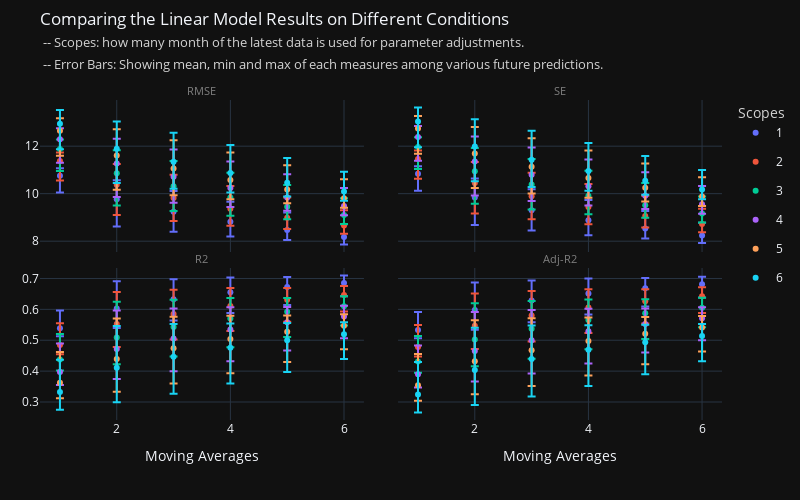
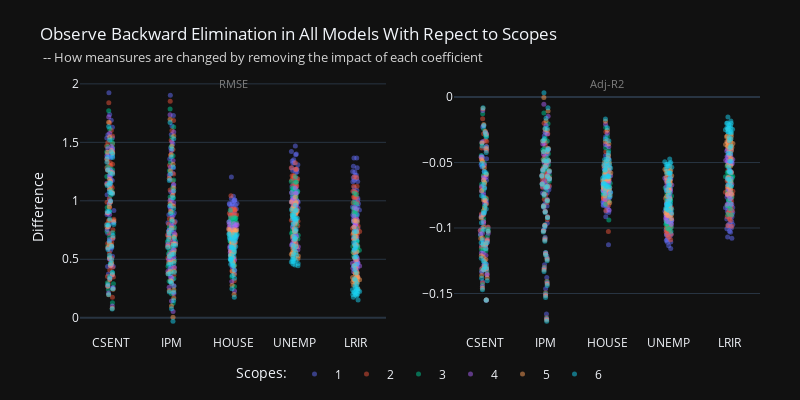
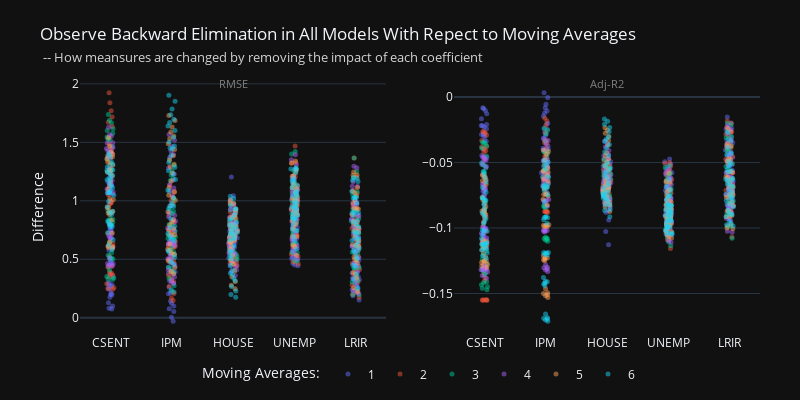

Notebook code cell kept with these figures, in order:
### Markdown cell above
### Multiple linear Regression
- Applying different scopes for parameter adjustments; [1,2,3,4,5,6]
- Feature selection by backward elimination for whole models.

### Code cell
fig1_1, fig1_2, fig1_3 = PA.linear_reg(scopes=[1,2,3,4,5,6], model_name='Linear')

fig1_1.show()
fig1_2.show()
fig1_3.show()

### Figure 1 — Plotly figure (JSON) as saved in the notebook; plotly's stock layout.template omitted (floating-point values rounded to 4 significant figures)
{"data": [{"error_y": {"array": [0.318, 0.7925, 0.8715, 0.8448, 0.7317, 0.537], "arrayminus": [0.7047, 1.149, 0.8465, 0.624, 0.4227, 0.312]}, "hovertemplate": "SC=1<br>MA=%{x}<br>RMSE_mean=%{y}<extra></extra>", "legendgroup": "1", "marker": {"color": "#636efa", "symbol": "circle"}, "mode": "markers", "name": "1", "orientation": "v", "showlegend": true, "type": "scatter", "x": [1, 2, 3, 4, 5, 6], "xaxis": "x", "y": [10.76, 9.768, 9.238, 8.817, 8.475, 8.176], "yaxis": "y"}, {"error_y": {"array": [0.3575, 0.8808, 0.9793, 0.9611, 0.8438, 0.6347], "arrayminus": [0.8257, 1.273, 0.9639, 0.7113, 0.4723, 0.3513]}, "hovertemplate": "SC=2<br>MA=%{x}<br>RMSE_mean=%{y}<extra></extra>", "legendgroup": "2", "marker": {"color": "#EF553B", "symbol": "circle"}, "mode": "markers", "name": "2", "orientation": "v", "showlegend": true, "type": "scatter", "x": [1, 2, 3, 4, 5, 6], "xaxis": "x", "y": [11.38, 10.37, 9.818, 9.365, 8.99, 8.663], "yaxis": "y"}, {"error_y": {"array": [0.4043, 0.9689, 1.069, 1.046, 0.9224, 0.705], "arrayminus": [0.9186, 1.36, 1.042, 0.7685, 0.521, 0.3775]}, "hovertemplate": "SC=3<br>MA=%{x}<br>RMSE_mean=%{y}<extra></extra>", "legendgroup": "3", "marker": {"color": "#00cc96", "symbol": "circle"}, "mode": "markers", "name": "3", "orientation": "v", "showlegend": true, "type": "scatter", "x": [1, 2, 3, 4, 5, 6], "xaxis": "x", "y": [11.88, 10.86, 10.31, 9.839, 9.446, 9.102], "yaxis": "y"}, {"error_y": {"array": [0.4633, 1.046, 1.14, 1.111, 0.9814, 0.7608], "arrayminus": [0.9948, 1.414, 1.095, 0.8041, 0.5546, 0.3919]}, "hovertemplate": "SC=4<br>MA=%{x}<br>RMSE_mean=%{y}<extra></extra>", "legendgroup": "4", "marker": {"color": "#ab63fa", "symbol": "circle"}, "mode": "markers", "name": "4", "orientation": "v", "showlegend": true, "type": "scatter", "x": [1, 2, 3, 4, 5, 6], "xaxis": "x", "y": [12.3, 11.27, 10.71, 10.24, 9.836, 9.48], "yaxis": "y"}, {"error_y": {"array": [0.5258, 1.103, 1.188, 1.153, 1.021, 0.7996], "arrayminus": [1.046, 1.44, 1.124, 0.818, 0.5719, 0.3984]}, "hovertemplate": "SC=5<br>MA=%{x}<br>RMSE_mean=%{y}<extra></extra>", "legendgroup": "5", "marker": {"color": "#FFA15A", "symbol": "circle"}, "mode": "markers", "name": "5", "orientation": "v", "showlegend": true, "type": "scatter", "x": [1, 2, 3, 4, 5, 6], "xaxis": "x", "y": [12.65, 11.61, 11.06, 10.58, 10.17, 9.808], "yaxis": "y"}, {"error_y": {"array": [0.5824, 1.14, 1.215, 1.174, 1.043, 0.8243], "arrayminus": [1.07, 1.45, 1.141, 0.823, 0.5842, 0.398]}, "hovertemplate": "SC=6<br>MA=%{x}<br>RMSE_mean=%{y}<extra></extra>", "legendgroup": "6", "marker": {"color": "#19d3f3", "symbol": "circle"}, "mode": "markers", "name": "6", "orientation": "v", "showlegend": true, "type": "scatter", "x": [1, 2, 3, 4, 5, 6], "xaxis": "x", "y": [12.94, 11.9, 11.34, 10.87, 10.46, 10.1], "yaxis": "y"}, {"error_y": {"array": [0.3208, 0.7988, 0.8784, 0.8515, 0.7376, 0.5414], "arrayminus": [0.7103, 1.158, 0.8532, 0.6289, 0.4259, 0.3144]}, "hovertemplate": "SC=1<br>MA=%{x}<br>SE_mean=%{y}<extra></extra>", "legendgroup": "1", "marker": {"color": "#636efa", "symbol": "circle"}, "mode": "markers", "name": "1", "orientation": "v", "showlegend": false, "type": "scatter", "x": [1, 2, 3, 4, 5, 6], "xaxis": "x2", "y": [10.83, 9.84, 9.307, 8.882, 8.538, 8.237], "yaxis": "y2"}, {"error_y": {"array": [0.3607, 0.8878, 0.987, 0.9687, 0.8506, 0.6398], "arrayminus": [0.8322, 1.283, 0.9714, 0.7168, 0.4761, 0.354]}, "hovertemplate": "SC=2<br>MA=%{x}<br>SE_mean=%{y}<extra></extra>", "legendgroup": "2", "marker": {"color": "#EF553B", "symbol": "circle"}, "mode": "markers", "name": "2", "orientation": "v", "showlegend": false, "type": "scatter", "x": [1, 2, 3, 4, 5, 6], "xaxis": "x2", "y": [11.46, 10.45, 9.891, 9.435, 9.057, 8.728], "yaxis": "y2"}, {"error_y": {"array": [0.4078, 0.9766, 1.078, 1.054, 0.9298, 0.7107], "arrayminus": [0.9259, 1.37, 1.05, 0.7745, 0.5251, 0.3804]}, "hovertemplate": "SC=3<br>MA=%{x}<br>SE_mean=%{y}<extra></extra>", "legendgroup": "3", "marker": {"color": "#00cc96", "symbol": "circle"}, "mode": "markers", "name": "3", "orientation": "v", "showlegend": false, "type": "scatter", "x": [1, 2, 3, 4, 5, 6], "xaxis": "x2", "y": [11.96, 10.94, 10.38, 9.912, 9.516, 9.17], "yaxis": "y2"}, {"error_y": {"array": [0.4673, 1.054, 1.149, 1.12, 0.9892, 0.7669], "arrayminus": [1.003, 1.425, 1.104, 0.8103, 0.559, 0.3949]}, "hovertemplate": "SC=4<br>MA=%{x}<br>SE_mean=%{y}<extra></extra>", "legendgroup": "4", "marker": {"color": "#ab63fa", "symbol": "circle"}, "mode": "markers", "name": "4", "orientation": "v", "showlegend": false, "type": "scatter", "x": [1, 2, 3, 4, 5, 6], "xaxis": "x2", "y": [12.39, 11.35, 10.79, 10.32, 9.909, 9.551], "yaxis": "y2"}, {"error_y": {"array": [0.5303, 1.112, 1.197, 1.162, 1.029, 0.8061], "arrayminus": [1.054, 1.451, 1.133, 0.8244, 0.5765, 0.4015]}, "hovertemplate": "SC=5<br>MA=%{x}<br>SE_mean=%{y}<extra></extra>", "legendgroup": "5", "marker": {"color": "#FFA15A", "symbol": "circle"}, "mode": "markers", "name": "5", "orientation": "v", "showlegend": false, "type": "scatter", "x": [1, 2, 3, 4, 5, 6], "xaxis": "x2", "y": [12.74, 11.69, 11.14, 10.66, 10.25, 9.881], "yaxis": "y2"}, {"error_y": {"array": [0.5872, 1.149, 1.224, 1.183, 1.052, 0.8309], "arrayminus": [1.079, 1.461, 1.15, 0.8294, 0.5888, 0.4011]}, "hovertemplate": "SC=6<br>MA=%{x}<br>SE_mean=%{y}<extra></extra>", "legendgroup": "6", "marker": {"color": "#19d3f3", "symbol": "circle"}, "mode": "markers", "name": "6", "orientation": "v", "showlegend": false, "type": "scatter", "x": [1, 2, 3, 4, 5, 6], "xaxis": "x2", "y": [13.04, 11.98, 11.43, 10.95, 10.54, 10.17], "yaxis": "y2"}, {"error_y": {"array": [0.05687, 0.08798, 0.06446, 0.04785, 0.0329, 0.02417], "arrayminus": [0.02644, 0.06321, 0.06954, 0.06733, 0.05812, 0.04245]}, "hovertemplate": "SC=1<br>MA=%{x}<br>R2_mean=%{y}<extra></extra>", "legendgroup": "1", "marker": {"color": "#636efa", "symbol": "circle"}, "mode": "markers", "name": "1", "orientation": "v", "showlegend": false, "type": "scatter", "x": [1, 2, 3, 4, 5, 6], "xaxis": "x3", "y": [0.5391, 0.6031, 0.6331, 0.6556, 0.6721, 0.6852], "yaxis": "y3"}, {"error_y": {"array": [0.07053, 0.1035, 0.07797, 0.05794, 0.03863, 0.02885], "arrayminus": [0.02995, 0.07467, 0.08317, 0.08152, 0.07127, 0.05329]}, "hovertemplate": "SC=2<br>MA=%{x}<br>R2_mean=%{y}<extra></extra>", "legendgroup": "2", "marker": {"color": "#EF553B", "symbol": "circle"}, "mode": "markers", "name": "2", "orientation": "v", "showlegend": false, "type": "scatter", "x": [1, 2, 3, 4, 5, 6], "xaxis": "x3", "y": [0.4844, 0.5524, 0.5854, 0.6112, 0.6308, 0.6465], "yaxis": "y3"}, {"error_y": {"array": [0.08197, 0.1157, 0.08849, 0.06579, 0.04476, 0.03259], "arrayminus": [0.03596, 0.08627, 0.09552, 0.09332, 0.08196, 0.06228]}, "hovertemplate": "SC=3<br>MA=%{x}<br>R2_mean=%{y}<extra></extra>", "legendgroup": "3", "marker": {"color": "#00cc96", "symbol": "circle"}, "mode": "markers", "name": "3", "orientation": "v", "showlegend": false, "type": "scatter", "x": [1, 2, 3, 4, 5, 6], "xaxis": "x3", "y": [0.4379, 0.5089, 0.5428, 0.5707, 0.5923, 0.6097], "yaxis": "y3"}, {"error_y": {"array": [0.09195, 0.1249, 0.09664, 0.07167, 0.04962, 0.0353], "arrayminus": [0.04264, 0.09688, 0.1061, 0.1033, 0.09086, 0.07006]}, "hovertemplate": "SC=4<br>MA=%{x}<br>R2_mean=%{y}<extra></extra>", "legendgroup": "4", "marker": {"color": "#ab63fa", "symbol": "circle"}, "mode": "markers", "name": "4", "orientation": "v", "showlegend": false, "type": "scatter", "x": [1, 2, 3, 4, 5, 6], "xaxis": "x3", "y": [0.3973, 0.4713, 0.506, 0.535, 0.5579, 0.5766], "yaxis": "y3"}, {"error_y": {"array": [0.09948, 0.1311, 0.1024, 0.0754, 0.05294, 0.03719], "arrayminus": [0.04998, 0.1056, 0.1142, 0.1107, 0.09772, 0.07621]}, "hovertemplate": "SC=5<br>MA=%{x}<br>R2_mean=%{y}<extra></extra>", "legendgroup": "5", "marker": {"color": "#FFA15A", "symbol": "circle"}, "mode": "markers", "name": "5", "orientation": "v", "showlegend": false, "type": "scatter", "x": [1, 2, 3, 4, 5, 6], "xaxis": "x3", "y": [0.3624, 0.439, 0.4741, 0.5037, 0.5273, 0.5467], "yaxis": "y3"}, {"error_y": {"array": [0.1042, 0.1353, 0.1066, 0.07798, 0.05562, 0.0383], "arrayminus": [0.05703, 0.1119, 0.1198, 0.1158, 0.1027, 0.08087]}, "hovertemplate": "SC=6<br>MA=%{x}<br>R2_mean=%{y}<extra></extra>", "legendgroup": "6", "marker": {"color": "#19d3f3", "symbol": "circle"}, "mode": "markers", "name": "6", "orientation": "v", "showlegend": false, "type": "scatter", "x": [1, 2, 3, 4, 5, 6], "xaxis": "x3", "y": [0.3322, 0.411, 0.4463, 0.476, 0.4999, 0.5198], "yaxis": "y3"}, {"error_y": {"array": [0.0576, 0.08909, 0.06529, 0.04846, 0.03332, 0.02447], "arrayminus": [0.02677, 0.06402, 0.07043, 0.06819, 0.05887, 0.043]}, "hovertemplate": "SC=1<br>MA=%{x}<br>Adj-R2_mean=%{y}<extra></extra>", "legendgroup": "1", "marker": {"color": "#636efa", "symbol": "circle"}, "mode": "markers", "name": "1", "orientation": "v", "showlegend": false, "type": "scatter", "x": [1, 2, 3, 4, 5, 6], "xaxis": "x4", "y": [0.5335, 0.5983, 0.6286, 0.6513, 0.668, 0.6813], "yaxis": "y4"}, {"error_y": {"array": [0.07143, 0.1048, 0.07896, 0.05867, 0.03913, 0.02922], "arrayminus": [0.03036, 0.07562, 0.08423, 0.08256, 0.07219, 0.05398]}, "hovertemplate": "SC=2<br>MA=%{x}<br>Adj-R2_mean=%{y}<extra></extra>", "legendgroup": "2", "marker": {"color": "#EF553B", "symbol": "circle"}, "mode": "markers", "name": "2", "orientation": "v", "showlegend": false, "type": "scatter", "x": [1, 2, 3, 4, 5, 6], "xaxis": "x4", "y": [0.4781, 0.5469, 0.5802, 0.6064, 0.6262, 0.6421], "yaxis": "y4"}, {"error_y": {"array": [0.08301, 0.1172, 0.08961, 0.06662, 0.04533, 0.03301], "arrayminus": [0.03643, 0.08737, 0.09674, 0.09452, 0.08301, 0.06309]}, "hovertemplate": "SC=3<br>MA=%{x}<br>Adj-R2_mean=%{y}<extra></extra>", "legendgroup": "3", "marker": {"color": "#00cc96", "symbol": "circle"}, "mode": "markers", "name": "3", "orientation": "v", "showlegend": false, "type": "scatter", "x": [1, 2, 3, 4, 5, 6], "xaxis": "x4", "y": [0.431, 0.5028, 0.5371, 0.5653, 0.5873, 0.6049], "yaxis": "y4"}, {"error_y": {"array": [0.09312, 0.1264, 0.09787, 0.07258, 0.05026, 0.03575], "arrayminus": [0.04319, 0.09812, 0.1074, 0.1046, 0.09202, 0.07097]}, "hovertemplate": "SC=4<br>MA=%{x}<br>Adj-R2_mean=%{y}<extra></extra>", "legendgroup": "4", "marker": {"color": "#ab63fa", "symbol": "circle"}, "mode": "markers", "name": "4", "orientation": "v", "showlegend": false, "type": "scatter", "x": [1, 2, 3, 4, 5, 6], "xaxis": "x4", "y": [0.3899, 0.4648, 0.4998, 0.5292, 0.5524, 0.5713], "yaxis": "y4"}, {"error_y": {"array": [0.1007, 0.1328, 0.1037, 0.07635, 0.05362, 0.03766], "arrayminus": [0.05064, 0.1069, 0.1156, 0.1121, 0.09898, 0.0772]}, "hovertemplate": "SC=5<br>MA=%{x}<br>Adj-R2_mean=%{y}<extra></extra>", "legendgroup": "5", "marker": {"color": "#FFA15A", "symbol": "circle"}, "mode": "markers", "name": "5", "orientation": "v", "showlegend": false, "type": "scatter", "x": [1, 2, 3, 4, 5, 6], "xaxis": "x4", "y": [0.3546, 0.4321, 0.4675, 0.4975, 0.5214, 0.5411], "yaxis": "y4"}, {"error_y": {"array": [0.1055, 0.1371, 0.108, 0.07897, 0.05633, 0.03879], "arrayminus": [0.05778, 0.1133, 0.1213, 0.1173, 0.1041, 0.08191]}, "hovertemplate": "SC=6<br>MA=%{x}<br>Adj-R2_mean=%{y}<extra></extra>", "legendgroup": "6", "marker": {"color": "#19d3f3", "symbol": "circle"}, "mode": "markers", "name": "6", "orientation": "v", "showlegend": false, "type": "scatter", "x": [1, 2, 3, 4, 5, 6], "xaxis": "x4", "y": [0.3241, 0.4037, 0.4394, 0.4695, 0.4937, 0.5138], "yaxis": "y4"}], "layout": {"annotations": [{"font": {"color": "grey", "size": 11}, "showarrow": false, "text": "RMSE", "x": 0.2375, "xanchor": "center", "xref": "paper", "y": 1, "yanchor": "bottom", "yref": "paper"}, {"font": {"color": "grey", "size": 11}, "showarrow": false, "text": "SE", "x": 0.7625, "xanchor": "center", "xref": "paper", "y": 1, "yanchor": "bottom", "yref": "paper"}, {"font": {"color": "grey", "size": 11}, "showarrow": false, "text": "R2", "x": 0.2375, "xanchor": "center", "xref": "paper", "y": 0.475, "yanchor": "bottom", "yref": "paper"}, {"font": {"color": "grey", "size": 11}, "showarrow": false, "text": "Adj-R2", "x": 0.7625, "xanchor": "center", "xref": "paper", "y": 0.475, "yanchor": "bottom", "yref": "paper"}], "height": 500, "legend": {"title": {"font": {"color": "lightgrey"}, "text": "Scopes"}}, "margin": {"l": 40, "r": 40, "t": 100}, "title": {"text": "Comparing the Linear Model Results on Different Conditions<br><span style=\"font-size: 12.5px; color: lightgrey;\"> -- Scopes: how many month of the latest data is used for parameter adjustments.</span><br><span style=\"font-size: 12.5px; color: lightgrey;\"> -- Error Bars: Showing mean, min and max of each measures among various future predictions.</span>", "y": 0.95, "yanchor": "top"}, "width": 800, "xaxis": {"anchor": "y", "domain": [0, 0.475], "matches": "x3", "showticklabels": false}, "xaxis2": {"anchor": "y2", "domain": [0.525, 1], "matches": "x4", "showticklabels": false}, "xaxis3": {"anchor": "y3", "domain": [0, 0.475], "title": {"text": "Moving Averages"}}, "xaxis4": {"anchor": "y4", "domain": [0.525, 1], "title": {"text": "Moving Averages"}}, "yaxis": {"anchor": "x", "domain": [0.525, 1]}, "yaxis2": {"anchor": "x2", "domain": [0.525, 1], "matches": "y", "showticklabels": false}, "yaxis3": {"anchor": "x3", "domain": [0, 0.475]}, "yaxis4": {"anchor": "x4", "domain": [0, 0.475], "matches": "y3", "showticklabels": false}}}

### Figure 2 — Plotly figure (JSON) as saved in the notebook; plotly's stock layout.template omitted (floating-point values rounded to 4 significant figures; data arrays with more than 128 entries replaced by an {"elided": "..."} marker saying what was removed)
{"data": [{"alignmentgroup": "True", "boxpoints": "all", "fillcolor": "rgba(255,255,255,0)", "hoveron": "points", "hovertemplate": "sc=1<br>theta=%{x}<br>diff=%{y}<extra></extra>", "legendgroup": "1", "line": {"color": "rgba(255,255,255,0)"}, "marker": {"color": "#636efa", "opacity": 0.5, "size": 5}, "name": "1", "offsetgroup": "1", "orientation": "v", "pointpos": 0, "showlegend": true, "type": "box", "x": {"elided": "180 str values"}, "x0": " ", "xaxis": "x", "y": {"elided": "180 float values"}, "y0": " ", "yaxis": "y"}, {"alignmentgroup": "True", "boxpoints": "all", "fillcolor": "rgba(255,255,255,0)", "hoveron": "points", "hovertemplate": "sc=1<br>theta=%{x}<br>diff=%{y}<extra></extra>", "legendgroup": "1", "line": {"color": "rgba(255,255,255,0)"}, "marker": {"color": "#636efa", "opacity": 0.5, "size": 5}, "name": "1", "offsetgroup": "1", "orientation": "v", "pointpos": 0, "showlegend": false, "type": "box", "x": {"elided": "180 str values"}, "x0": " ", "xaxis": "x2", "y": {"elided": "180 float values"}, "y0": " ", "yaxis": "y2"}, {"alignmentgroup": "True", "boxpoints": "all", "fillcolor": "rgba(255,255,255,0)", "hoveron": "points", "hovertemplate": "sc=2<br>theta=%{x}<br>diff=%{y}<extra></extra>", "legendgroup": "2", "line": {"color": "rgba(255,255,255,0)"}, "marker": {"color": "#EF553B", "opacity": 0.5, "size": 5}, "name": "2", "offsetgroup": "2", "orientation": "v", "pointpos": 0, "showlegend": true, "type": "box", "x": {"elided": "180 str values"}, "x0": " ", "xaxis": "x", "y": {"elided": "180 float values"}, "y0": " ", "yaxis": "y"}, {"alignmentgroup": "True", "boxpoints": "all", "fillcolor": "rgba(255,255,255,0)", "hoveron": "points", "hovertemplate": "sc=2<br>theta=%{x}<br>diff=%{y}<extra></extra>", "legendgroup": "2", "line": {"color": "rgba(255,255,255,0)"}, "marker": {"color": "#EF553B", "opacity": 0.5, "size": 5}, "name": "2", "offsetgroup": "2", "orientation": "v", "pointpos": 0, "showlegend": false, "type": "box", "x": {"elided": "180 str values"}, "x0": " ", "xaxis": "x2", "y": {"elided": "180 float values"}, "y0": " ", "yaxis": "y2"}, {"alignmentgroup": "True", "boxpoints": "all", "fillcolor": "rgba(255,255,255,0)", "hoveron": "points", "hovertemplate": "sc=3<br>theta=%{x}<br>diff=%{y}<extra></extra>", "legendgroup": "3", "line": {"color": "rgba(255,255,255,0)"}, "marker": {"color": "#00cc96", "opacity": 0.5, "size": 5}, "name": "3", "offsetgroup": "3", "orientation": "v", "pointpos": 0, "showlegend": true, "type": "box", "x": {"elided": "180 str values"}, "x0": " ", "xaxis": "x", "y": {"elided": "180 float values"}, "y0": " ", "yaxis": "y"}, {"alignmentgroup": "True", "boxpoints": "all", "fillcolor": "rgba(255,255,255,0)", "hoveron": "points", "hovertemplate": "sc=3<br>theta=%{x}<br>diff=%{y}<extra></extra>", "legendgroup": "3", "line": {"color": "rgba(255,255,255,0)"}, "marker": {"color": "#00cc96", "opacity": 0.5, "size": 5}, "name": "3", "offsetgroup": "3", "orientation": "v", "pointpos": 0, "showlegend": false, "type": "box", "x": {"elided": "180 str values"}, "x0": " ", "xaxis": "x2", "y": {"elided": "180 float values"}, "y0": " ", "yaxis": "y2"}, {"alignmentgroup": "True", "boxpoints": "all", "fillcolor": "rgba(255,255,255,0)", "hoveron": "points", "hovertemplate": "sc=4<br>theta=%{x}<br>diff=%{y}<extra></extra>", "legendgroup": "4", "line": {"color": "rgba(255,255,255,0)"}, "marker": {"color": "#ab63fa", "opacity": 0.5, "size": 5}, "name": "4", "offsetgroup": "4", "orientation": "v", "pointpos": 0, "showlegend": true, "type": "box", "x": {"elided": "180 str values"}, "x0": " ", "xaxis": "x", "y": {"elided": "180 float values"}, "y0": " ", "yaxis": "y"}, {"alignmentgroup": "True", "boxpoints": "all", "fillcolor": "rgba(255,255,255,0)", "hoveron": "points", "hovertemplate": "sc=4<br>theta=%{x}<br>diff=%{y}<extra></extra>", "legendgroup": "4", "line": {"color": "rgba(255,255,255,0)"}, "marker": {"color": "#ab63fa", "opacity": 0.5, "size": 5}, "name": "4", "offsetgroup": "4", "orientation": "v", "pointpos": 0, "showlegend": false, "type": "box", "x": {"elided": "180 str values"}, "x0": " ", "xaxis": "x2", "y": {"elided": "180 float values"}, "y0": " ", "yaxis": "y2"}, {"alignmentgroup": "True", "boxpoints": "all", "fillcolor": "rgba(255,255,255,0)", "hoveron": "points", "hovertemplate": "sc=5<br>theta=%{x}<br>diff=%{y}<extra></extra>", "legendgroup": "5", "line": {"color": "rgba(255,255,255,0)"}, "marker": {"color": "#FFA15A", "opacity": 0.5, "size": 5}, "name": "5", "offsetgroup": "5", "orientation": "v", "pointpos": 0, "showlegend": true, "type": "box", "x": {"elided": "180 str values"}, "x0": " ", "xaxis": "x", "y": {"elided": "180 float values"}, "y0": " ", "yaxis": "y"}, {"alignmentgroup": "True", "boxpoints": "all", "fillcolor": "rgba(255,255,255,0)", "hoveron": "points", "hovertemplate": "sc=5<br>theta=%{x}<br>diff=%{y}<extra></extra>", "legendgroup": "5", "line": {"color": "rgba(255,255,255,0)"}, "marker": {"color": "#FFA15A", "opacity": 0.5, "size": 5}, "name": "5", "offsetgroup": "5", "orientation": "v", "pointpos": 0, "showlegend": false, "type": "box", "x": {"elided": "180 str values"}, "x0": " ", "xaxis": "x2", "y": {"elided": "180 float values"}, "y0": " ", "yaxis": "y2"}, {"alignmentgroup": "True", "boxpoints": "all", "fillcolor": "rgba(255,255,255,0)", "hoveron": "points", "hovertemplate": "sc=6<br>theta=%{x}<br>diff=%{y}<extra></extra>", "legendgroup": "6", "line": {"color": "rgba(255,255,255,0)"}, "marker": {"color": "#19d3f3", "opacity": 0.5, "size": 5}, "name": "6", "offsetgroup": "6", "orientation": "v", "pointpos": 0, "showlegend": true, "type": "box", "x": {"elided": "180 str values"}, "x0": " ", "xaxis": "x", "y": {"elided": "180 float values"}, "y0": " ", "yaxis": "y"}, {"alignmentgroup": "True", "boxpoints": "all", "fillcolor": "rgba(255,255,255,0)", "hoveron": "points", "hovertemplate": "sc=6<br>theta=%{x}<br>diff=%{y}<extra></extra>", "legendgroup": "6", "line": {"color": "rgba(255,255,255,0)"}, "marker": {"color": "#19d3f3", "opacity": 0.5, "size": 5}, "name": "6", "offsetgroup": "6", "orientation": "v", "pointpos": 0, "showlegend": false, "type": "box", "x": {"elided": "180 str values"}, "x0": " ", "xaxis": "x2", "y": {"elided": "180 float values"}, "y0": " ", "yaxis": "y2"}], "layout": {"annotations": [{"font": {"color": "grey", "size": 11}, "showarrow": false, "text": "RMSE", "x": 0.225, "xanchor": "center", "xref": "paper", "y": 0.95, "yanchor": "bottom", "yref": "paper"}, {"font": {"color": "grey", "size": 11}, "showarrow": false, "text": "Adj-R2", "x": 0.775, "xanchor": "center", "xref": "paper", "y": 0.95, "yanchor": "bottom", "yref": "paper"}], "height": 400, "legend": {"orientation": "h", "title": {"text": "Scopes:"}, "x": 0.5, "xanchor": "center", "y": -0.1, "yanchor": "top"}, "margin": {"b": 60, "l": 80, "r": 40, "t": 80}, "title": {"text": "Observe Backward Elimination in All Models With Repect to Scopes<br><span style=\"font-size: 12.5px; color: lightgrey;\"> -- How meansures are changed by removing the impact of each coefficient</span>"}, "width": 800, "xaxis": {"anchor": "y", "domain": [0, 0.45]}, "xaxis2": {"anchor": "y2", "domain": [0.55, 1]}, "yaxis": {"anchor": "x", "domain": [0, 1], "title": {"text": "Difference"}}, "yaxis2": {"anchor": "x2", "domain": [0, 1]}}}

### Figure 3 — Plotly figure (JSON) as saved in the notebook; plotly's stock layout.template omitted (floating-point values rounded to 4 significant figures; data arrays with more than 128 entries replaced by an {"elided": "..."} marker saying what was removed)
{"data": [{"alignmentgroup": "True", "boxpoints": "all", "fillcolor": "rgba(255,255,255,0)", "hoveron": "points", "hovertemplate": "ma=1<br>theta=%{x}<br>diff=%{y}<extra></extra>", "legendgroup": "1", "line": {"color": "rgba(255,255,255,0)"}, "marker": {"color": "#636efa", "opacity": 0.5, "size": 5}, "name": "1", "offsetgroup": "1", "orientation": "v", "pointpos": 0, "showlegend": true, "type": "box", "x": {"elided": "180 str values"}, "x0": " ", "xaxis": "x", "y": {"elided": "180 float values"}, "y0": " ", "yaxis": "y"}, {"alignmentgroup": "True", "boxpoints": "all", "fillcolor": "rgba(255,255,255,0)", "hoveron": "points", "hovertemplate": "ma=1<br>theta=%{x}<br>diff=%{y}<extra></extra>", "legendgroup": "1", "line": {"color": "rgba(255,255,255,0)"}, "marker": {"color": "#636efa", "opacity": 0.5, "size": 5}, "name": "1", "offsetgroup": "1", "orientation": "v", "pointpos": 0, "showlegend": false, "type": "box", "x": {"elided": "180 str values"}, "x0": " ", "xaxis": "x2", "y": {"elided": "180 float values"}, "y0": " ", "yaxis": "y2"}, {"alignmentgroup": "True", "boxpoints": "all", "fillcolor": "rgba(255,255,255,0)", "hoveron": "points", "hovertemplate": "ma=2<br>theta=%{x}<br>diff=%{y}<extra></extra>", "legendgroup": "2", "line": {"color": "rgba(255,255,255,0)"}, "marker": {"color": "#EF553B", "opacity": 0.5, "size": 5}, "name": "2", "offsetgroup": "2", "orientation": "v", "pointpos": 0, "showlegend": true, "type": "box", "x": {"elided": "180 str values"}, "x0": " ", "xaxis": "x", "y": {"elided": "180 float values"}, "y0": " ", "yaxis": "y"}, {"alignmentgroup": "True", "boxpoints": "all", "fillcolor": "rgba(255,255,255,0)", "hoveron": "points", "hovertemplate": "ma=2<br>theta=%{x}<br>diff=%{y}<extra></extra>", "legendgroup": "2", "line": {"color": "rgba(255,255,255,0)"}, "marker": {"color": "#EF553B", "opacity": 0.5, "size": 5}, "name": "2", "offsetgroup": "2", "orientation": "v", "pointpos": 0, "showlegend": false, "type": "box", "x": {"elided": "180 str values"}, "x0": " ", "xaxis": "x2", "y": {"elided": "180 float values"}, "y0": " ", "yaxis": "y2"}, {"alignmentgroup": "True", "boxpoints": "all", "fillcolor": "rgba(255,255,255,0)", "hoveron": "points", "hovertemplate": "ma=3<br>theta=%{x}<br>diff=%{y}<extra></extra>", "legendgroup": "3", "line": {"color": "rgba(255,255,255,0)"}, "marker": {"color": "#00cc96", "opacity": 0.5, "size": 5}, "name": "3", "offsetgroup": "3", "orientation": "v", "pointpos": 0, "showlegend": true, "type": "box", "x": {"elided": "180 str values"}, "x0": " ", "xaxis": "x", "y": {"elided": "180 float values"}, "y0": " ", "yaxis": "y"}, {"alignmentgroup": "True", "boxpoints": "all", "fillcolor": "rgba(255,255,255,0)", "hoveron": "points", "hovertemplate": "ma=3<br>theta=%{x}<br>diff=%{y}<extra></extra>", "legendgroup": "3", "line": {"color": "rgba(255,255,255,0)"}, "marker": {"color": "#00cc96", "opacity": 0.5, "size": 5}, "name": "3", "offsetgroup": "3", "orientation": "v", "pointpos": 0, "showlegend": false, "type": "box", "x": {"elided": "180 str values"}, "x0": " ", "xaxis": "x2", "y": {"elided": "180 float values"}, "y0": " ", "yaxis": "y2"}, {"alignmentgroup": "True", "boxpoints": "all", "fillcolor": "rgba(255,255,255,0)", "hoveron": "points", "hovertemplate": "ma=4<br>theta=%{x}<br>diff=%{y}<extra></extra>", "legendgroup": "4", "line": {"color": "rgba(255,255,255,0)"}, "marker": {"color": "#ab63fa", "opacity": 0.5, "size": 5}, "name": "4", "offsetgroup": "4", "orientation": "v", "pointpos": 0, "showlegend": true, "type": "box", "x": {"elided": "180 str values"}, "x0": " ", "xaxis": "x", "y": {"elided": "180 float values"}, "y0": " ", "yaxis": "y"}, {"alignmentgroup": "True", "boxpoints": "all", "fillcolor": "rgba(255,255,255,0)", "hoveron": "points", "hovertemplate": "ma=4<br>theta=%{x}<br>diff=%{y}<extra></extra>", "legendgroup": "4", "line": {"color": "rgba(255,255,255,0)"}, "marker": {"color": "#ab63fa", "opacity": 0.5, "size": 5}, "name": "4", "offsetgroup": "4", "orientation": "v", "pointpos": 0, "showlegend": false, "type": "box", "x": {"elided": "180 str values"}, "x0": " ", "xaxis": "x2", "y": {"elided": "180 float values"}, "y0": " ", "yaxis": "y2"}, {"alignmentgroup": "True", "boxpoints": "all", "fillcolor": "rgba(255,255,255,0)", "hoveron": "points", "hovertemplate": "ma=5<br>theta=%{x}<br>diff=%{y}<extra></extra>", "legendgroup": "5", "line": {"color": "rgba(255,255,255,0)"}, "marker": {"color": "#FFA15A", "opacity": 0.5, "size": 5}, "name": "5", "offsetgroup": "5", "orientation": "v", "pointpos": 0, "showlegend": true, "type": "box", "x": {"elided": "180 str values"}, "x0": " ", "xaxis": "x", "y": {"elided": "180 float values"}, "y0": " ", "yaxis": "y"}, {"alignmentgroup": "True", "boxpoints": "all", "fillcolor": "rgba(255,255,255,0)", "hoveron": "points", "hovertemplate": "ma=5<br>theta=%{x}<br>diff=%{y}<extra></extra>", "legendgroup": "5", "line": {"color": "rgba(255,255,255,0)"}, "marker": {"color": "#FFA15A", "opacity": 0.5, "size": 5}, "name": "5", "offsetgroup": "5", "orientation": "v", "pointpos": 0, "showlegend": false, "type": "box", "x": {"elided": "180 str values"}, "x0": " ", "xaxis": "x2", "y": {"elided": "180 float values"}, "y0": " ", "yaxis": "y2"}, {"alignmentgroup": "True", "boxpoints": "all", "fillcolor": "rgba(255,255,255,0)", "hoveron": "points", "hovertemplate": "ma=6<br>theta=%{x}<br>diff=%{y}<extra></extra>", "legendgroup": "6", "line": {"color": "rgba(255,255,255,0)"}, "marker": {"color": "#19d3f3", "opacity": 0.5, "size": 5}, "name": "6", "offsetgroup": "6", "orientation": "v", "pointpos": 0, "showlegend": true, "type": "box", "x": {"elided": "180 str values"}, "x0": " ", "xaxis": "x", "y": {"elided": "180 float values"}, "y0": " ", "yaxis": "y"}, {"alignmentgroup": "True", "boxpoints": "all", "fillcolor": "rgba(255,255,255,0)", "hoveron": "points", "hovertemplate": "ma=6<br>theta=%{x}<br>diff=%{y}<extra></extra>", "legendgroup": "6", "line": {"color": "rgba(255,255,255,0)"}, "marker": {"color": "#19d3f3", "opacity": 0.5, "size": 5}, "name": "6", "offsetgroup": "6", "orientation": "v", "pointpos": 0, "showlegend": false, "type": "box", "x": {"elided": "180 str values"}, "x0": " ", "xaxis": "x2", "y": {"elided": "180 float values"}, "y0": " ", "yaxis": "y2"}], "layout": {"annotations": [{"font": {"color": "grey", "size": 11}, "showarrow": false, "text": "RMSE", "x": 0.225, "xanchor": "center", "xref": "paper", "y": 0.95, "yanchor": "bottom", "yref": "paper"}, {"font": {"color": "grey", "size": 11}, "showarrow": false, "text": "Adj-R2", "x": 0.775, "xanchor": "center", "xref": "paper", "y": 0.95, "yanchor": "bottom", "yref": "paper"}], "height": 400, "legend": {"orientation": "h", "title": {"text": "Moving Averages:"}, "x": 0.5, "xanchor": "center", "y": -0.1, "yanchor": "top"}, "margin": {"b": 60, "l": 80, "r": 40, "t": 80}, "title": {"text": "Observe Backward Elimination in All Models With Repect to Moving Averages<br><span style=\"font-size: 12.5px; color: lightgrey;\"> -- How meansures are changed by removing the impact of each coefficient</span>"}, "width": 800, "xaxis": {"anchor": "y", "domain": [0, 0.45]}, "xaxis2": {"anchor": "y2", "domain": [0.55, 1]}, "yaxis": {"anchor": "x", "domain": [0, 1], "title": {"text": "Difference"}}, "yaxis2": {"anchor": "x2", "domain": [0, 1]}}}
